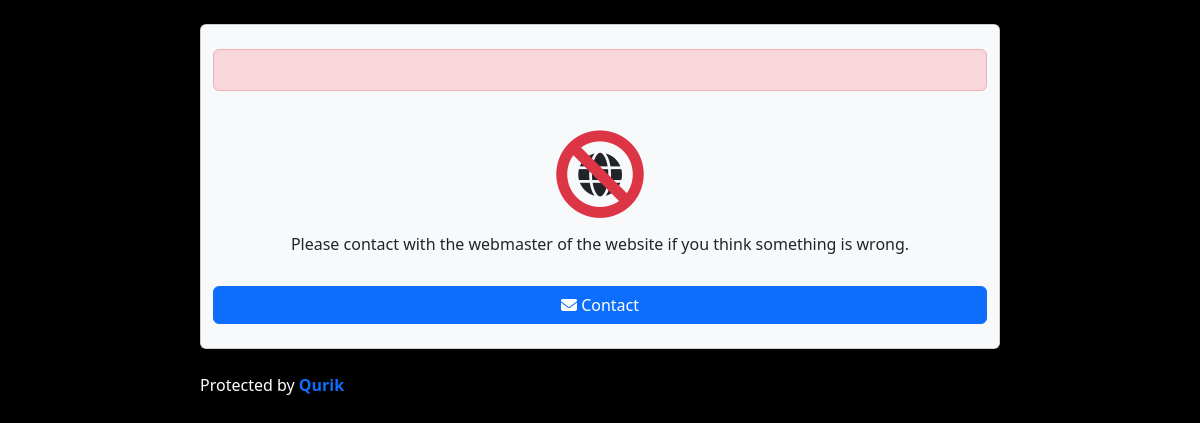
The app's page /pages/banned-country.php, older data.
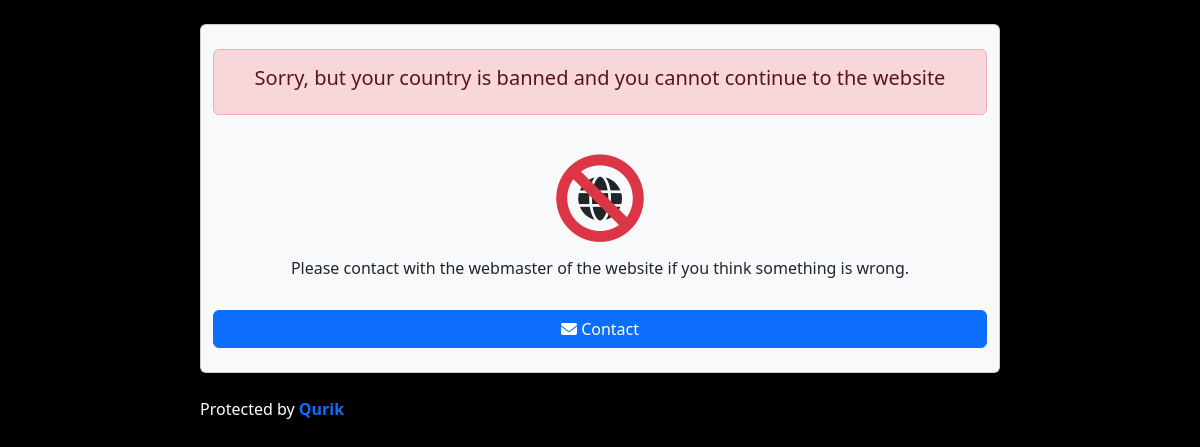
The same page, newer data.
### config_settings.php (called while the page is built)
<?php $settings = array (
  'site_url' => 'http://localhost',
  'qurik_path' => 'http://localhost/qurik',
  'username' => 'admin',
  'password' => '8c6976e5b5410415bde908bd4dee15dfb167a9c873fc4bb8a81f6f2ab448a918',
  'email' => 'hackerhub.help@gmail.com',
  'qurik' => 1,
  'mail_notifications' => 1,
  'test_integration' => 0,
  'dark_mode' => 1,
  'countryban_blacklist' => 1,
  'live_traffic' => 1,
  'badword_replace' => '[Censored]',
  'error_reporting' => '5',
  'display_errors' => '1',
  'sqli_protection2' => 1,
  'sqli_protection3' => 1,
  'sqli_protection4' => 1,
  'sqli_protection5' => 1,
  'sqli_protection6' => 1,
  'sqli_protection7' => 1,
  'sqli_protection8' => 1,
  'sqli_protection' => 1,
  'sqli_logging' => 1,
  'sqli_autoban' => 1,
  'sqli_redirect' => 'http://localhost/qurik/pages/blocked.php',
  'sqli_mail' => 1,
  'badbot_protection' => 1,
  'badbot_protection2' => 1,
  'badbot_protection3' => 1,
  'badbot_logging' => 1,
  'badbot_autoban' => 1,
  'badbot_mail' => 0,
  'proxy_protection2' => 1,
  'proxy_protection' => 0,
  'proxy_api1' => '',
  'proxy_api2' => '',
  'proxy_api3' => '',
  'proxy_logging' => 1,
  'proxy_mail' => 0,
  'proxy_redirect' => 'http://localhost/qurik/pages/proxy.php',
  'spam_protection' => 1,
  'spam_logging' => 1,
  'spam_redirect' => 'http://localhost/qurik/pages/spammer.php',
  'spam_mail' => 0,
); ?>

### pages/banned-country.php (the view, shortened to what this page needs)
<?php
include "header.php";
$query = $mysqli->query("SELECT * FROM `qurik_pages-layolt` WHERE page='Banned_Country'");
$row   = $query->fetch_assoc();
?>
        <br />
        <div class="row d-flex justify-content-center">
            <center>
				<div class="alert alert-danger" class="wpage_head">
                    <h5 class="alert-heading"><?php
echo html_entity_decode($row['text']);
?></h5>
                </div><br />
                    <p class="font35">
<span class="fa-stack fa-lg">
  <i class="fas fa-globe fa-stack-1x"></i>
  <i class="fas fa-ban fa-stack-2x text-danger"></i>
</span></p>
                <h6>Please contact with the webmaster of the website if you think something is wrong.</h6>
				<br />
	            <a href="mailto:<?php
echo $settings['email'];
?>" class="btn btn-primary col-12" target="_blank"><i class="fas fa-envelope"></i> Contact</a>
            </center>
        </div>
<?php
include "footer.php";
?>

Row changes from the older to the newer data that the page shows:
added qurik_pages-layolt: text "Sorry, but your country is banned and you cannot continue to the website"
